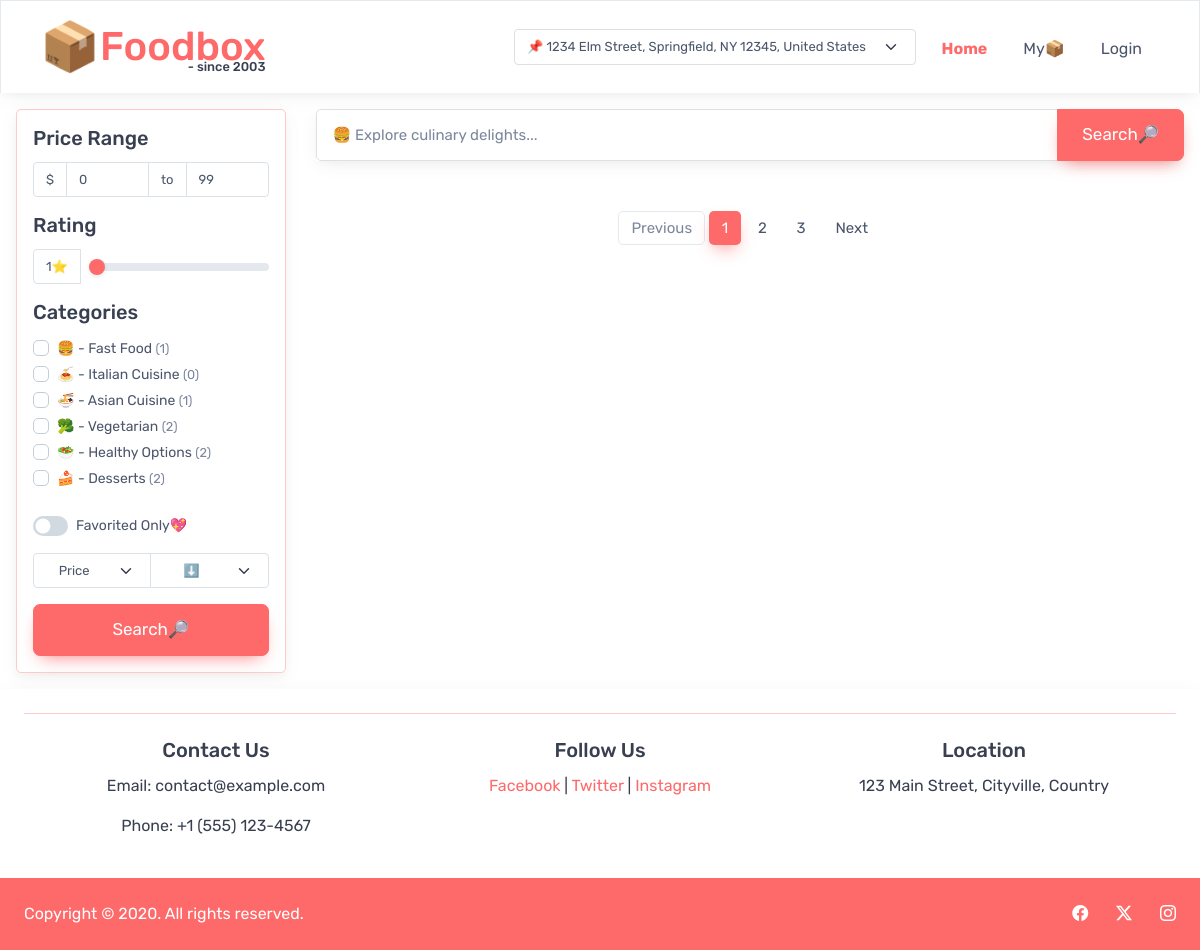
The page / on the database its author committed.
### tables this page shows
CREATE TABLE `categories` (
  `id` int NOT NULL,
  `name` varchar(30) NOT NULL,
  `emoji` varchar(30) NOT NULL,
  `active` tinyint(1) NOT NULL DEFAULT '1'
);

### modules/filters.php (the view, shortened to what this page needs)
<div class="p-3 border border-primary rounded shadow">
    <form id="filter-form">
        <div class="">
            <h5>Price Range</h5>
            <div class="input-group input-group-sm mb-3 flex-nowrap">
                <span class="input-group-text">$</span>
                <input type="text" class="form-control" id="price-min" name="price-min" placeholder="Min" value="0">
                <span class="input-group-text">to</span>
                <input type="text" class="form-control" id="price-max" name="price-max" placeholder="Max" value="99">
            </div>
        </div>
        <h5>Rating</h5>
        <div class="input-group input-group-sm mb-3 flex-nowrap align-items-center ">
            <span id="score-label" class="input-group-text">1⭐</span>
            <input type="range" class="ms-2 form-range" min="1" max="5" value="1" id="score" name="score-min">
        </div>
        <h5 id="categories-title">Categories</h5>
        <div class="rounded mb-3" style="height:10rem; overflow-x:hidden; overflow-y:auto">
            <?php
            $sql = "SELECT * FROM categories";
            $result = mysqli_query($conn, $sql);
            $categories = mysqli_fetch_all($result, MYSQLI_ASSOC);
            ?>
            <?php foreach ($categories as $category):
                $sql = "SELECT * FROM foodcategories WHERE categoryid={$category['id']}";
                $result = mysqli_query($conn, $sql);
                $categoryContentCount = mysqli_num_rows($result);
                ?>
                <div class="form-check">
                    <input class="form-check-input category-checkbox" type="checkbox" name="categories[]"
                        value="<?= $category['id'] ?>">
                    <label class="form-check-label">
                        <?= $category['emoji'] ?> -
                        <?= $category['name'] ?>
                        <span class="fs-7 text-muted">
                            <?= "(" . $categoryContentCount . ")" ?>
                        </span>
                    </label>
                </div>
            <?php endforeach; ?>
        </div>
        <div class="form-check form-switch mb-3 flex-nowrap">
            <input class="form-check-input" type="checkbox" value="1" id="favorites" name="favorites-only">
            <label class="form-check-label" for="favorites">
                Favorited Only💖
            </label>
        </div>
        <div class="input-group mb-3 flex-nowrap">
            <select class="form-select form-select-sm text-center" name="sort-type">
                <option selected value="price">Price</option>
            </select>
            <select class="form-select form-select-sm text-center" name="sort-dir">
                <option selected value="ASC">⬇️</option>
            </select>
        </div>
        <button type="submit" class="btn btn-lg btn-primary btn-shadow w-100">Search🔎</button>
    </form>
</div>

### index.css (style rules this page uses)
html { scroll-behavior: smooth; }
.fs-7 { font-size: 0.8rem; }
* { transition-property: transform; transition-duration: 0.3s; transition-timing-function: ease-in-out; }

### rows shown on the page
categories: emoji "🍔", name "Fast Food", categoryContentCount "1"
categories: emoji "🍝", name "Italian Cuisine", categoryContentCount "0"
categories: emoji "🍜", name "Asian Cuisine", categoryContentCount "1"
categories: emoji "🥦", name "Vegetarian", categoryContentCount "2"
categories: emoji "🥗", name "Healthy Options", categoryContentCount "2"
categories: emoji "🍰", name "Desserts", categoryContentCount "2"
